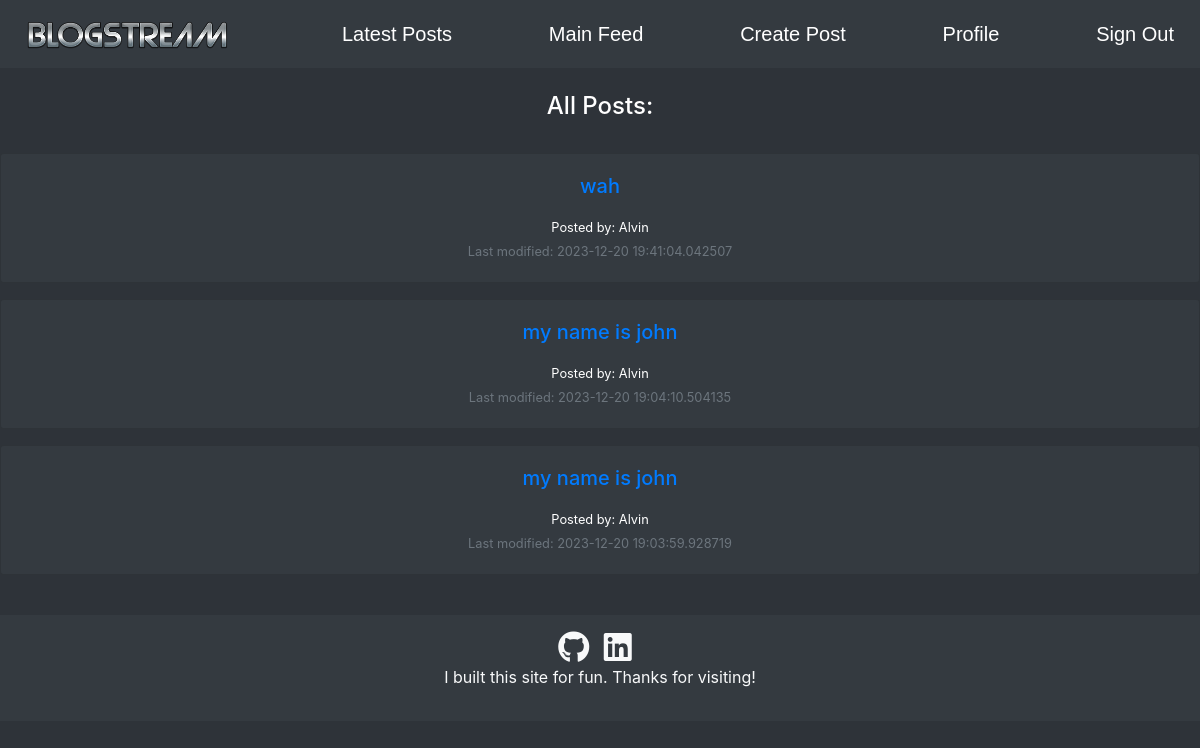
Page /feed (signed in) on the earlier database version.
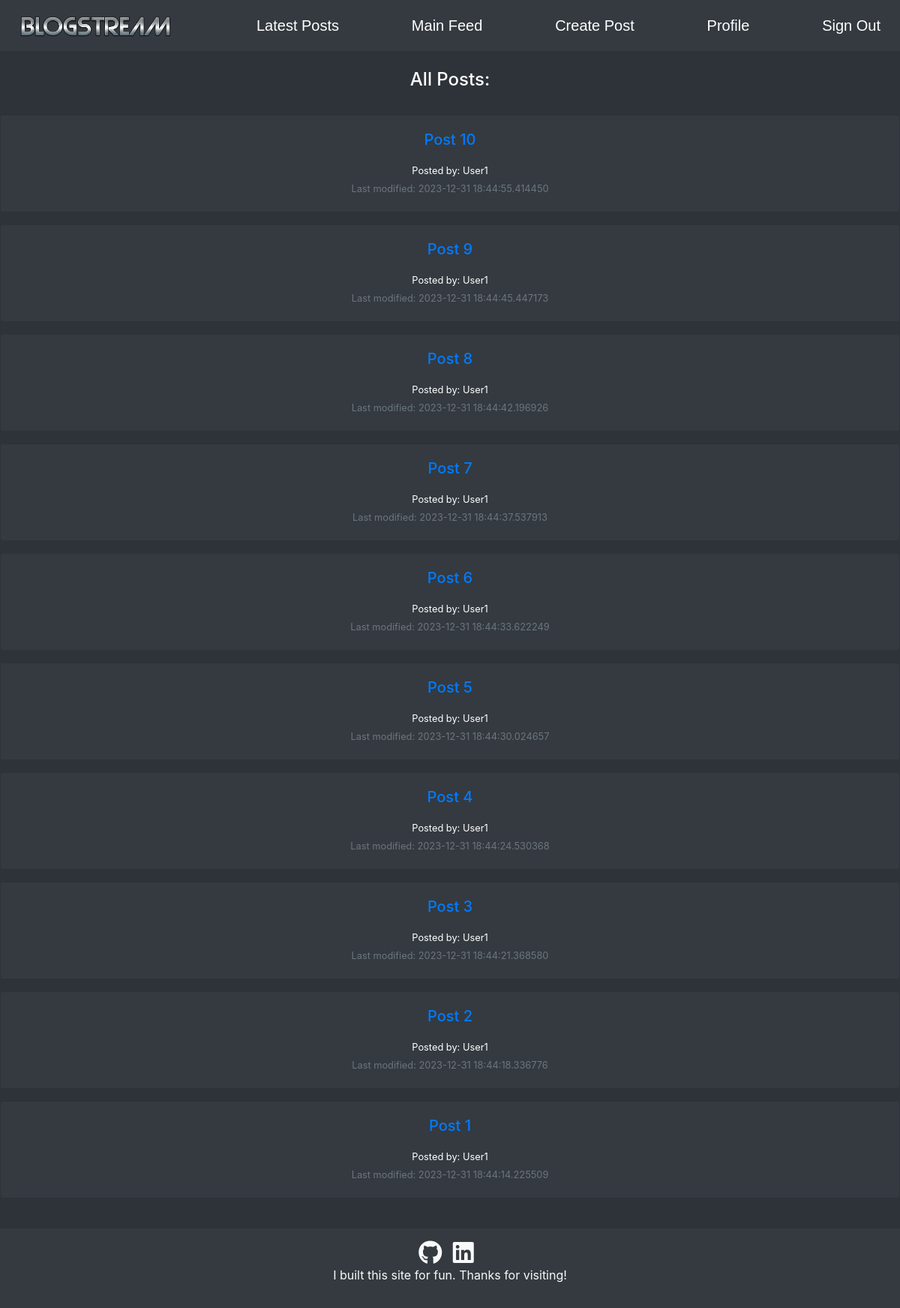
Same page on the later database version.
### tables this page shows
CREATE TABLE posts(PostID INTEGER NOT NULL PRIMARY KEY, UserID INTEGER NOT NULL, Title text NOT NULL, Text text, Date text, Likes INTEGER NOT NULL);

CREATE TABLE users(UserID INTEGER NOT NULL PRIMARY KEY, Username text NOT NULL UNIQUE, Password text, About text, JoinDate text);

### app/__init__.py (the view)
@app.route("/feed")
def render_feed():
    if 'username' in session and 'userID' in session:
        return render_template("feed.html", logged_in = True, posts = get_posts())
    else:
        return redirect("/login")

### app/__init__.py (called while the page is built)
@app.route("/get_posts")
def get_posts():
    cursor = db.cursor()
    cursor.execute('SELECT p.*, u.Username FROM posts p JOIN users u ON p.UserID = u.UserID ORDER BY Date DESC')
    data = cursor.fetchall()
    if data:
        return data
    else:
        return []

### app/templates/feed.html (shortened to what this page needs)
<!DOCTYPE html>
<html>
{% extends "navbar.html" %}
{% block body %}
<body>
    <br>
    <h4 class="text-center text-white">All Posts:</h4>
    <br>
    <div>
        {% if posts %}
            {% for post in posts|sort(attribute='4')|reverse %}
            <div class="card bg-dark text-white mb-3">
                <div class="card-body text-center">
                    <h5 class="card-title mb-3"><a href="/post/{{ post[0] }}">{{ post[2] }}</a></h5>
                        <small class="text-center">Posted by: {{ post[-1] }} </small>
                        <p class="card-text"><small class="text-muted">Last modified: {{ post[4] }}</small></p>
                </div>
            </div>
            {% endfor %}
        {% else %}
        <p class="text-white text-center">There are currently no posts.</p>
        {% endif %}
    </div>
</body>
{% endblock %}

### app/templates/navbar.html (shortened to what this page needs)
<!DOCTYPE html>
<html>
  <head>
    <link rel="stylesheet" href="https://cdn.jsdelivr.net/npm/bootstrap@4.0.0/dist/css/bootstrap.min.css">
    <link rel="stylesheet" href="{{ url_for('static', filename='css/main.css') }}">
    <link rel="stylesheet" href="https://cdnjs.cloudflare.com/ajax/libs/font-awesome/5.15.4/css/all.min.css">
</head>
{% block navbar %}
    {% if logged_in %}
        <nav class="navbar navbar-dark bg-dark">
            <a class="navbar-brand" href="/">
                <img src="../static/img/logo.png" alt="" height="30" alt="">
            </a>
            <a href="/">Latest Posts</a>
            <a href="/feed">Main Feed</a>
            <a href="#" onclick="togglePostCreation(event)">Create Post</a>
            <a href="/self">Profile</a>
            <a href="/logout">Sign Out</a>
        </nav>
    {% endif %}
{% endblock %}
<body>
    {% block body %}{% endblock %}
    <br>
    <footer class="footer bg-dark text-light text-center py-3">
        <div class="container">
            <div class="social-icons">
                <a href="https://github.com/alvin-wu03"><i class="fab fa-github"></i></a>
                <a href="https://www.linkedin.com/in/alvin-wu03/"><i class="fab fa-linkedin"></i></a>
            </div>
            <p>I built this site for fun. Thanks for visiting!</p>
        </div>
    </footer>
</body>
</html>

### app/static/css/main.css (style rules this page uses)
.navbar { display: flex; justify-content: space-between; overflow: hidden; background-color: #333; font-family: Arial; }
.navbar a { display: inline-block; font-size: 20px; color: white; text-align: center; padding: 10px 10px; text-decoration: none; }
body { background-color:#2e3339; }
.footer { bottom: 0; width: 100%; }
.social-icons a { margin-right: 10px; color: inherit; }
.social-icons a i { font-size: 32px; }

Differences in the rows shown:
removed posts: Title "wah", Username "Alvin", Date "2023-12-20 19:41:04.042507"
added posts: Title "Post 10", Username "User1", Date "2023-12-31 18:44:55.414450"
added posts: Title "Post 9", Username "User1", Date "2023-12-31 18:44:45.447173"
added posts: Title "Post 8", Username "User1", Date "2023-12-31 18:44:42.196926"
added posts: Title "Post 7", Username "User1", Date "2023-12-31 18:44:37.537913"
added posts: Title "Post 6", Username "User1", Date "2023-12-31 18:44:33.622249"
added posts: Title "Post 5", Username "User1", Date "2023-12-31 18:44:30.024657"
added posts: Title "Post 4", Username "User1", Date "2023-12-31 18:44:24.530368"
added posts: Title "Post 3", Username "User1", Date "2023-12-31 18:44:21.368580"
changed posts: Title "my name is john" → "Post 2"; Username "Alvin" → "User1"; Date "2023-12-20 19:04:10.504135" → "2023-12-31 18:44:18.336776"
changed posts: Title "my name is john" → "Post 1"; Username "Alvin" → "User1"; Date "2023-12-20 19:03:59.928719" → "2023-12-31 18:44:14.225509"
